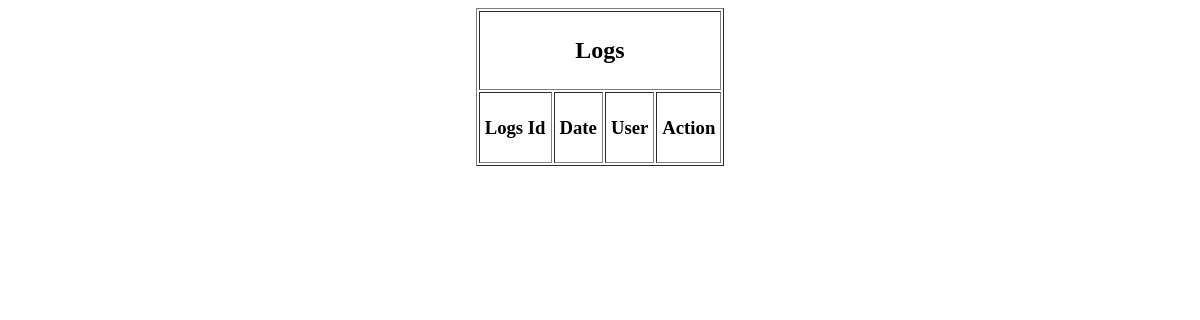
Page /logs.php on the earlier database version.
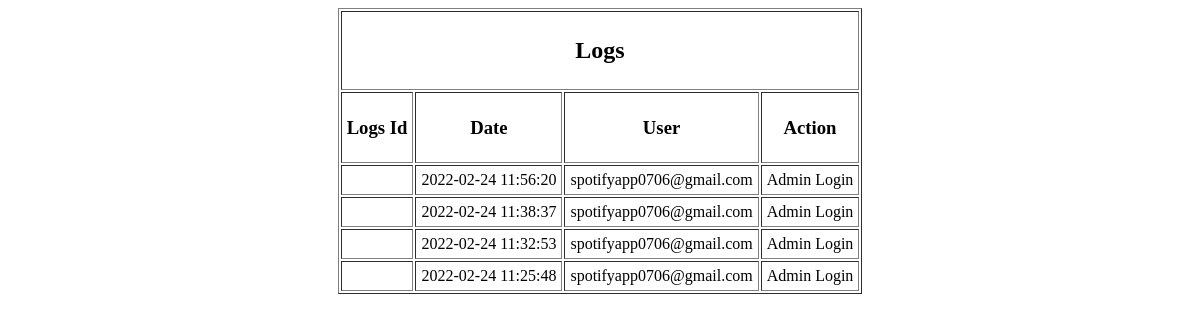
Same page on the later database version.
### tables this page shows
CREATE TABLE `logs` (
  `date` datetime NOT NULL,
  `user` varchar(60) NOT NULL,
  `action` varchar(60) NOT NULL
);

### logs.php (the view, shortened to what this page needs)
<?php
include "conn.php";
$logs = "SELECT * FROM logs ORDER BY date DESC";
$result = mysqli_query($conn,$logs);
?>
<!DOCTYPE html>
<html lang="en">
<head>
</head>
<body>
<center>
<table border=1 cellpadding=5>
    <th colspan=4><h2> Logs </h2></th>
    <tr>
        <td align=center><h3> Logs Id </h3></td>
        <td align=center><h3> Date </h3></td>
        <td align=center><h3> User </h3></td>
        <td align=center><h3> Action </h3></td>
    </tr>
    <tbody>
        <?php while($row=mysqli_fetch_assoc($result)):?>
        <tr>
            <td><?php echo $row['logs_id'];?></td>
            <td><?php echo $row['date'];?></td>
            <td><?php echo $row['user'];?></td>
            <td><?php echo $row['action'];?></td>
        </tr>
        <?php endwhile;?>
    </tbody>
</table>
</center>
</body>
</html>

Differences in the rows shown:
added logs: date "2022-02-24 11:56:20", user "spotifyapp0706@gmail.com", action "Admin Login"
added logs: date "2022-02-24 11:38:37", user "spotifyapp0706@gmail.com", action "Admin Login"
added logs: date "2022-02-24 11:32:53", user "spotifyapp0706@gmail.com", action "Admin Login"
added logs: date "2022-02-24 11:25:48", user "spotifyapp0706@gmail.com", action "Admin Login"
